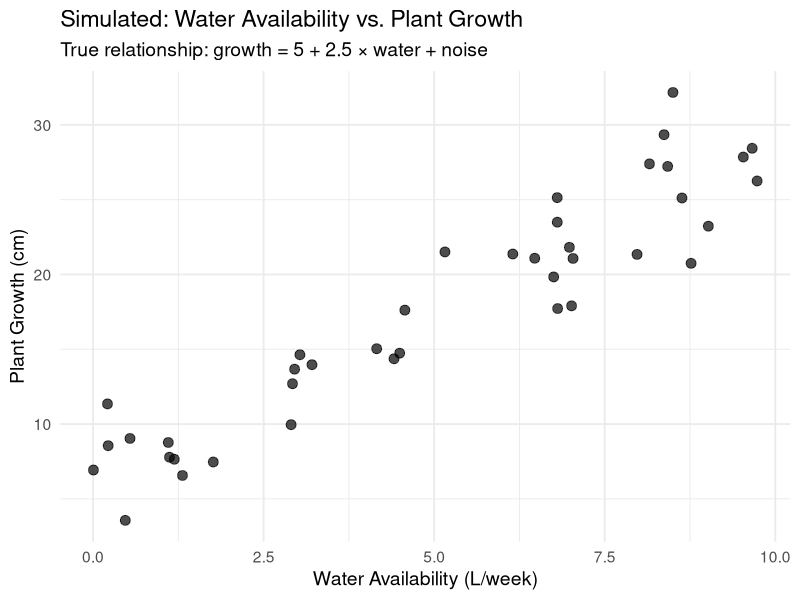

The R script that drew this image:
## ---- chunk 1
# =============================================
# Water & Plant Growth: Simple Linear Simulation
# =============================================
# Research question: Does water availability affect plant growth?
# We KNOW the answer because we're simulating the data!

library(tidyverse)

set.seed(2024)

# Define the truth
n_plants <- 40             # number of plants
true_intercept <- 5        # baseline growth (cm) with no water
true_slope <- 2.5          # for every 1 unit increase in water, growth increases by 2.5 cm
noise_sd <- 3              # how much natural variation there is

# Simulate predictor: water availability (liters per week)
water <- runif(n_plants, min = 0, max = 10)

# Simulate response: plant growth (cm)
growth <- true_intercept + true_slope * water + rnorm(n_plants, mean = 0, sd = noise_sd)

# Put it in a data frame
plant_data <- data.frame(
  water = water,
  growth = growth
)

# Take a look
head(plant_data)
summary(plant_data)

# Visualize
ggplot(plant_data, aes(x = water, y = growth)) +
  geom_point(size = 3, alpha = 0.7) +
  labs(
    title = "Simulated: Water Availability vs. Plant Growth",
    subtitle = paste("True relationship: growth =", true_intercept, "+", true_slope, "× water + noise"),
    x = "Water Availability (L/week)",
    y = "Plant Growth (cm)"
  ) +
  theme_minimal(base_size = 14)

linearmod1 <- lm(growth~water, plant_data)
summary(linearmod1)
